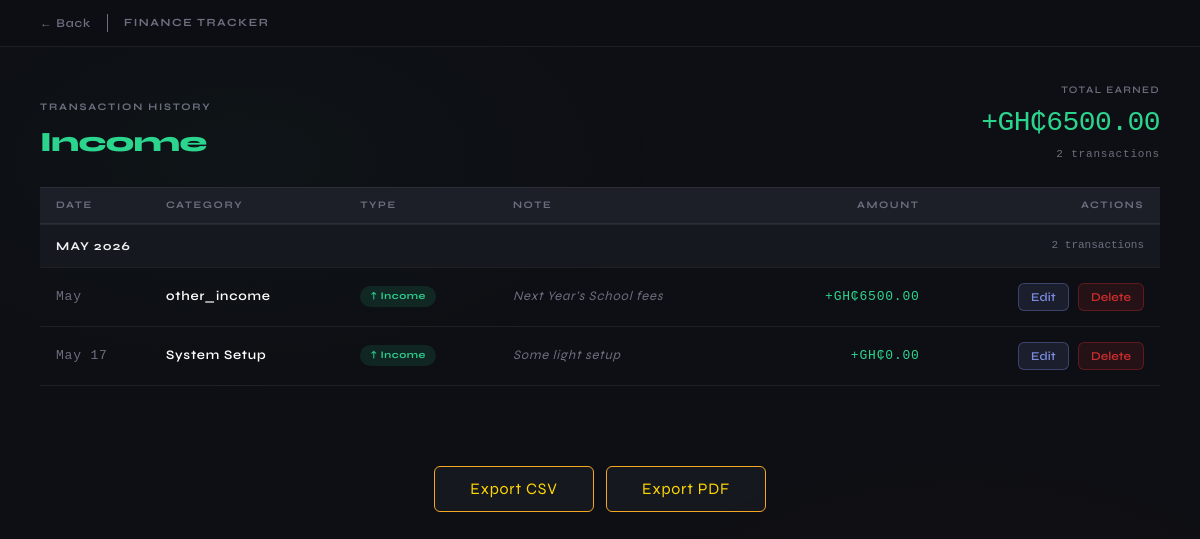
The app's page /transaction-history?filter=income (signed in), older data.
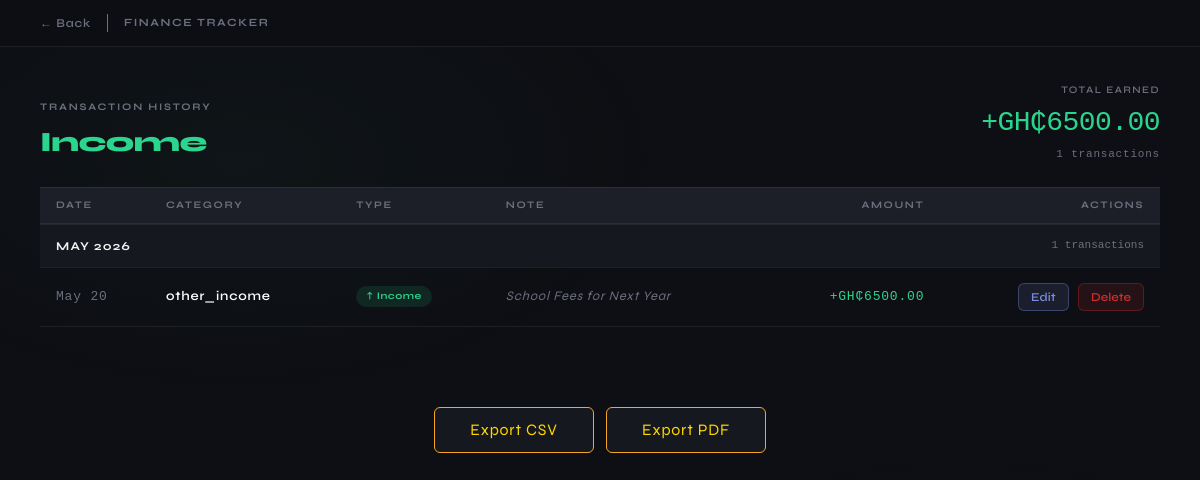
The same page, newer data.
### main.py (models this page shows)
class Transaction(db.Model):
    id = db.Column(db.Integer, primary_key=True)
    amount = db.Column(db.Float, nullable=False)
    category = db.Column(db.String(120), nullable=False)
    transaction_type = db.Column(db.String(120), nullable=False)
    month = db.Column(db.String(120), nullable=False)
    year = db.Column(db.String(120), nullable=False)
    dateMonth = db.Column(db.String(120) ,nullable=False)
    note = db.Column(db.String(120), nullable=True)
    user_id = db.Column(db.Integer, db.ForeignKey('user.id'), nullable=False)

### main.py (the view)
@app.route("/transaction-history")
@login_required
def transaction_history():
    filter_type = request.args.get('filter', 'all')
    current_month_str = actual_month(now.month)
    current_year_str = str(now.year)
    last_month_num = 12 if now.month == 1 else now.month - 1
    last_month_year_str = str(now.year - 1) if now.month == 1 else str(now.year)
    last_month_str = actual_month(last_month_num)
    base_query = Transaction.query.filter_by(user_id=current_user.id)
    if filter_type == 'income':
        transactions = base_query.filter_by(transaction_type='income', month=current_month_str,
                                            year=current_year_str).all()
        page_title = "Income"
    elif filter_type == 'expenses':
        transactions = base_query.filter_by(transaction_type='expenses', month=current_month_str,
                                            year=current_year_str).all()
        page_title = "Expenses"
    elif filter_type == 'last_month_income':
        transactions = base_query.filter_by(transaction_type='income', month=last_month_str,
                                            year=last_month_year_str).all()
        page_title = "Last Month Income"
    elif filter_type == 'last_month_expenses':
        transactions = base_query.filter_by(transaction_type='expenses', month=last_month_str,
                                            year=last_month_year_str).all()
        page_title = "Last Month Expenses"
    else:  # 'net' or 'all'
        transactions = base_query.all()
        page_title = "Net Total"
    transactions.sort(key=lambda x: x.id, reverse=True)
    return render_template("transaction-history.html", transactions=transactions, page_title=page_title,
                           filter_type=filter_type)

### main.py (called while the page is built)
def actual_month(fig:int) -> str:
    num:int = fig - 1
    month_string:str = monthStr[num]
    return month_string

@login_manager.user_loader
def load_user(user_id):
    return User.query.get(int(user_id))

### templates/transaction-history.html (shortened to what this page needs)
<!doctype html>
<html lang="en">
  <head>
    <link rel="stylesheet" href="{{ url_for('static', filename='bootstrap.min.css') }}" />
    <link rel="stylesheet" href="{{ url_for('static', filename='history.css') }}" />
    <link rel="stylesheet" href="{{ url_for('static', filename='styles.css') }}" />
  </head>
  <body>
    <div class="topbar">
      <div class="topbar-left">
        <a class="back-btn" href="{{ url_for('home') }}">← Back</a>
        <span class="topbar-brand">FINANCE TRACKER</span>
      </div>
    </div>
    {% set income_list = transactions | selectattr('transaction_type', 'equalto', 'income') | list %}
    {% set expense_list = transactions | selectattr('transaction_type', 'equalto', 'expenses') | list %}
    {% set total_income = income_list | sum(attribute='amount') %}
    {% set total_expenses = expense_list | sum(attribute='amount') %}
    {% if filter_type in ['income', 'last_month_income'] %}
      {% set display_total = total_income %}
      {% set sign = '+' %}
      {% set color_class = 'income' %}
    {% elif filter_type in ['expenses', 'last_month_expenses'] %}
      {% set display_total = total_expenses %}
      {% set sign = '-' %}
      {% set color_class = 'expense' %}
    {% else %}
      {% set display_total = total_income - total_expenses %}
      {% set sign = '+' if display_total >= 0 else '' %}
      {% set color_class = 'income' if display_total >= 0 else 'expense' %}
    {% endif %}
    <div class="page-header">
      <div class="page-title-group">
        <div class="page-eyebrow">Transaction History</div>
        <div class="page-title {{ color_class }}s">{{ page_title }}</div>
      </div>
      <div class="page-summary">
        <div class="summary-label">{{ 'Balance' if filter_type == 'net' else ('Total Earned' if color_class == 'income' else 'Total Spent') }}</div>
        <div class="summary-total {{ color_class }}s">
          {{ sign }}GH₵{{ "%.2f"|format(display_total) }}
        </div>
        <div class="summary-count">{{ transactions | length }} transactions</div>
      </div>
    </div>
    <div class="table-wrap">
      {% if transactions %}
        {% set ns = namespace(current_month='', current_year='') %}
        <table>
          <thead>
            <tr class="col-headers">
              <th>Date</th>
              <th>Category</th>
              <th>Type</th>
              <th>Note</th>
              <th class="right">Amount</th>
              <th class="right">Actions</th>
            </tr>
          </thead>
          <tbody>
            {% for t in transactions %}
              {% if t.month != ns.current_month or t.year|string != ns.current_year %}
                {% set ns.current_month = t.month %}
                {% set ns.current_year = t.year|string %}
                {% set month_txns = transactions | selectattr('month', 'equalto', t.month) | selectattr('year', 'equalto', t.year) | list %}
                <tr class="month-group">
                  <td colspan="4">{{ t.month }} {{ t.year }}</td>
                  <td colspan="2" class="month-count-col">{{ month_txns | length }} transactions</td>
                </tr>
              {% endif %}
              <tr class="data-row">
                <td class="date-cell">{{ t.dateMonth }}</td>
                <td class="category-cell">{{ t.category }}</td>
                <td>
                  <span class="type-pill {{ 'income' if t.transaction_type == 'income' else 'expense' }}">
                    {{ '↑ Income' if t.transaction_type == 'income' else '↓ Expense' }}
                  </span>
                </td>
                <td class="note-cell">{{ t.note or '—' }}</td>
                <td class="amount-cell {{ 'income' if t.transaction_type == 'income' else 'expense' }}s">
                  {{ '+' if t.transaction_type == 'income' else '-' }}GH₵{{ "%.2f"|format(t.amount) }}
                </td>
                <td class="actions-cell">
                  <button type="button" class="btn-edit"
                          data-id="{{ t.id }}"
                          data-amount="{{ t.amount }}"
                          data-category="{{ t.category }}"
                          data-type="{{ t.transaction_type }}"
                          data-note="{{ t.note }}"
                          onclick="openEditModalSafely(this)">
                    Edit
                  </button>
                  <form action="{{ url_for('delete_transaction', tx_id=t.id) }}" method="POST"
                        style="display:inline; margin:0;"
                        onsubmit="return confirm('Are you sure you want to delete this transaction?');">
                    <button type="submit" class="btn-delete">Delete</button>
                  </form>
                </td>
              </tr>
            {% endfor %}
          </tbody>
        </table>
      {% else %}
        <div class="empty">
          <div class="empty-icon">📭</div>
          <p>No transactions found for this category.</p>
        </div>
      {% endif %}
    </div>
    <div class="export-row">
      <a href="{{ url_for('export') }}" class="export btn">Export CSV</a>
      <a href="{{ url_for('export_pdf') }}" class="export btn">Export PDF</a>
    </div>
  </body>
</html>

### static/history.css (style rules this page uses)
*, *::before, *::after { box-sizing: border-box; margin: 0; padding: 0; }
body { background: #0e0f14; font-family: "Syne", sans-serif; color: #f0f0f0; min-height: 100vh; }
body::before { content: ""; position: fixed; inset: 0; background: radial-gradient( ellipse 60% 50% at 20% 20%, rgba(45, 204, 143, 0.03) 0%, transparent 60% ), radial-gradient( ellipse 50% 40% at 80% 80%, rgba(232, 76, 106, 0.03) 0%, transparent 60% ); pointer-events: none; z-index: 0; }
.topbar { position: sticky; top: 0; z-index: 100; background: rgba(14, 15, 20, 0.85); border-bottom: 1px solid rgba(255, 255, 255, 0.07); display: flex; align-items: center; justify-content: space-between; padding: 14px 40px; }
.topbar-left { display: flex; align-items: center; gap: 16px; }
.back-btn { display: flex; align-items: center; gap: 6px; font-size: 12px; font-weight: 600; color: #6b6f7e; cursor: pointer; background: none; border: none; font-family: "Syne", sans-serif; transition: color 0.15s; text-decoration: none; }
.topbar-brand { font-size: 11px; font-weight: 700; letter-spacing: 0.14em; text-transform: uppercase; color: #6b6f7e; }
.page-header { padding: 36px 40px 24px; display: flex; align-items: flex-end; justify-content: space-between; position: relative; z-index: 1; }
.page-eyebrow { font-size: 10px; font-weight: 700; letter-spacing: 0.18em; text-transform: uppercase; color: #6b6f7e; margin-bottom: 6px; }
.page-title { font-size: 28px; font-weight: 800; letter-spacing: -0.02em; color: #2dcc8f; }
.page-summary { text-align: right; }
.summary-label { font-size: 10px; font-weight: 600; letter-spacing: 0.14em; text-transform: uppercase; color: #6b6f7e; margin-bottom: 4px; }
.summary-total { font-family: "DM Mono", monospace; font-size: 28px; font-weight: 500; color: #2dcc8f; letter-spacing: -0.02em; }
.summary-count { font-size: 11px; color: #6b6f7e; font-family: "DM Mono", monospace; margin-top: 2px; }
.table-wrap { padding: 0 40px 40px; position: relative; z-index: 1; }
table { width: 100%; border-collapse: collapse; }
.col-headers { border-top: 1px solid rgba(255, 255, 255, 0.07); border-bottom: 1px solid rgba(255, 255, 255, 0.07); background: #1d1f28; }
.col-headers th { padding: 10px 16px; font-size: 10px; font-weight: 700; letter-spacing: 0.16em; text-transform: uppercase; color: #6b6f7e; text-align: left; }
.col-headers th.right { text-align: right; }
tbody tr.data-row { border-bottom: 1px solid rgba(255, 255, 255, 0.07); transition: background 0.15s; cursor: default; }
tbody tr.data-row td { padding: 15px 16px; font-size: 13px; vertical-align: middle; }
.date-cell { font-family: "DM Mono", monospace; font-size: 12px; color: #6b6f7e; white-space: nowrap; width: 110px; }
.category-cell { font-weight: 600; }
.type-pill { display: inline-flex; align-items: center; gap: 4px; padding: 3px 10px; border-radius: 20px; font-size: 10px; font-weight: 700; letter-spacing: 0.05em; white-space: nowrap; }
.type-pill.income { border-top: none; background: rgba(45,204,143,0.12); color: #2dcc8f; }
.note-cell { font-size: 12px; color: #6b6f7e; font-style: italic; max-width: 200px; overflow: hidden; text-overflow: ellipsis; white-space: nowrap; }
.amount-cell { font-family: "DM Mono", monospace; font-size: 14px; font-weight: 500; text-align: right; white-space: nowrap; }
.export { border: 1px solid #f5a623; color: gold; display: block; background: #16181f; width: 200px; margin: 10px auto; }
.incomes { color: #2bd58e; }

### static/styles.css (style rules this page uses)
* { margin: 0; padding: 0; box-sizing: border-box; }
body { font-family: 'Syne', sans-serif; background-color: #0e0f14; height: 100vh; color: #fff; letter-spacing: 0.05em; }
a { text-decoration: none; color: inherit; }
.income { border-top: 5px solid #2bd58e; background: linear-gradient(135deg, rgba(43, 213, 142, 0.08) 0%, #15171e 40%, #0d0e12 100%); color: #2bd58e; }

Row changes from the older to the newer data that the page shows:
removed Transaction: month "MAY", year "2026", month_txns "2", dateMonth "May", category "other_income", transaction_type "↑ Income", note "Next Year's School fees", transaction_type "+", amount "6500.00"
removed Transaction: dateMonth "May 17", category "System Setup", transaction_type "↑ Income", note "Some light setup", transaction_type "+", amount "0.00"
added Transaction: transaction_type "Income", month "MAY", year "2026", month_txns "1", dateMonth "May 20", category "other_income", transaction_type "↑ Income", note "School Fees for Next Year", transaction_type "+", amount "6500.00"
Text that changed along with them:
{{ transactions | length }}: "2" → "1"
{{ page_title }}: "Income" → (not shown)
